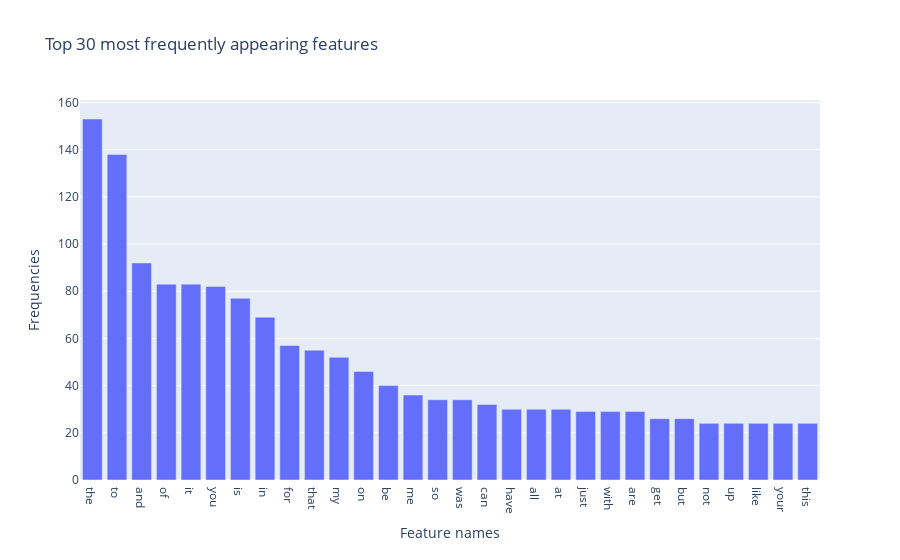

Notebook source saved alongside this figure:
### Code cell
import plotly.express as px

test_tf = sum_test_count.tolist()

p_x = count_vect_test.get_feature_names_out()[test_index[0:30]]
p_y = [test_tf[i] for i in test_index[0:30]]

fig = px.bar(x=p_x, y=p_y, category_orders=p_x, 
            labels={'x':'Feature names', 'y':'Frequencies'}, 
            title="Top 30 most frequently appearing features")
fig.show()

### Figure 1 — Plotly figure (JSON) as saved in the notebook; plotly's stock layout.template omitted (floating-point values rounded to 4 significant figures)
{"data": [{"alignmentgroup": "True", "hovertemplate": "Feature names=%{x}<br>Frequencies=%{y}<extra></extra>", "legendgroup": "", "marker": {"color": "#636efa", "pattern": {"shape": ""}}, "name": "", "offsetgroup": "", "orientation": "v", "showlegend": false, "textposition": "auto", "type": "bar", "x": ["the", "to", "and", "of", "it", "you", "is", "in", "for", "that", "my", "on", "be", "me", "so", "was", "can", "have", "all", "at", "just", "with", "are", "get", "but", "not", "up", "like", "your", "this"], "xaxis": "x", "y": [153, 138, 92, 83, 83, 82, 77, 69, 57, 55, 52, 46, 40, 36, 34, 34, 32, 30, 30, 30, 29, 29, 29, 26, 26, 24, 24, 24, 24, 24], "yaxis": "y"}], "layout": {"barmode": "relative", "legend": {"tracegroupgap": 0}, "title": {"text": "Top 30 most frequently appearing features"}, "xaxis": {"anchor": "y", "domain": [0, 1], "title": {"text": "Feature names"}}, "yaxis": {"anchor": "x", "domain": [0, 1], "title": {"text": "Frequencies"}}}}
